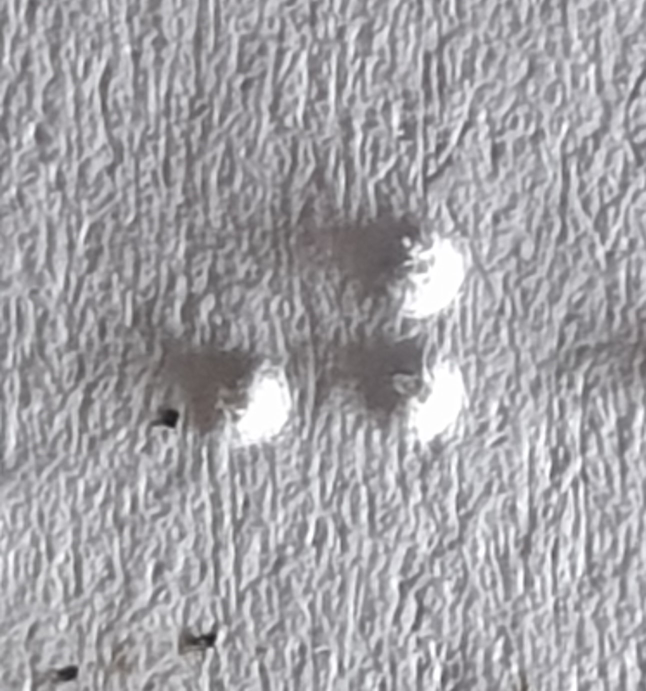
#> input picture test-images/binata_1.png, 1291 x 1381 px (shown at 1/2 size)
$ python -i preprocess.py   (imports and definitions only)   (older library calls are emulated)
#> lines starting #> are read from the running program, lines starting #| are printed output that depends on the picture; after the words box and inside, x2 and y2 are one past the last pixel; in counts of white or black regions, pixels touching at a corner belong together
#> further down, picture is the input picture: shape (1381, 1291, 3); mean B, G, R 167.2, 163, 164.4
import numpy as np
import cv2 as cv

from skimage.feature import hog
from scipy import ndimage

def hogProcess(image):
    fd, hog_image = hog(image, orientations=8, pixels_per_cell=(8,8), cells_per_block=(1, 1), visualize=True, multichannel=False)
    return hog_image

def sharpen(image):
    kernel_size = (5, 5)
    sigma = 1.0
    amount = 10.0
    threshold = 0
    blurred = cv.GaussianBlur(image, kernel_size, sigma)
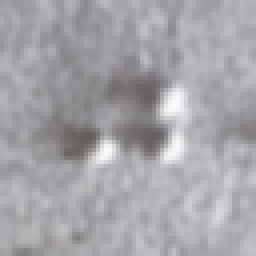
#> blurred: shape (64, 64, 3) (shown 4 times larger); mean of channels 0, 1, 2 167.8, 163.6, 165; drawn as B, G, R
    sharpened = float(amount + 1) * image - float(amount) * blurred
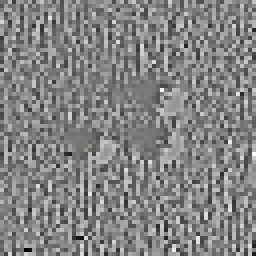
#> sharpened: shape (64, 64, 3) float64 (shown 4 times larger); mean of channels 0, 1, 2 167.5, 163.3, 164.8; drawn with min black and max white
    sharpened = np.maximum(sharpened, np.zeros(sharpened.shape))
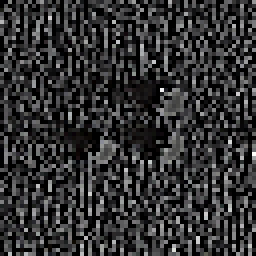
#> sharpened: shape (64, 64, 3) float64 (shown 4 times larger); mean of channels 0, 1, 2 208.7, 205.7, 206.3; drawn with min black and max white
    sharpened = np.minimum(sharpened, 255 * np.ones(sharpened.shape))
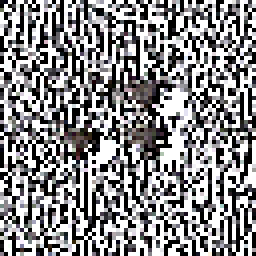
#> sharpened: shape (64, 64, 3) float64 (shown 4 times larger); mean of channels 0, 1, 2 138.6, 137.1, 137.8; drawn as B, G, R
    sharpened = sharpened.round().astype(np.uint8)
    if threshold > 0:
        low_contrast_mask = np.absolute(image - blurred) < threshold
        np.copyto(sharpened, image, where=low_contrast_mask)
    return sharpened

def process_image(image):
    image = cv.resize(image, (64, 64))

    # Sharpen image
    image = sharpen(image)

    # Convert to Grayscale
    image = cv.cvtColor(image, cv.COLOR_BGR2GRAY)
#> image: shape (64, 64)

    # Denoise image
    image = ndimage.gaussian_filter(image, 3)
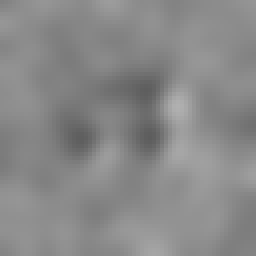
#> image: shape (64, 64) (shown 4 times larger); min 93, max 176, mean 136.5

    # Binarize image
    ret, image = cv.threshold(image, 120, 255, cv.THRESH_BINARY)
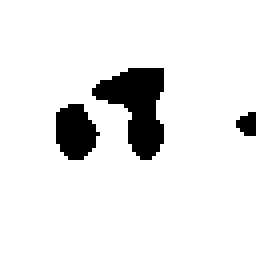
#> image: shape (64, 64) (shown 4 times larger); 91% white; 3 black regions, box (x1, y1, x2, y2) and area: (23, 17, 41, 40) 231, (14, 26, 25, 40) 113, (59, 28, 64, 34) 23

    # Get HOG features
    image = hogProcess(image)
#> in hogProcess, `fd, hog_image = hog(image, orientations=8, pixels_per_cell=(8,8), cell..`: fd = 512 values, max 1 at index 340, min 0 at index 0, mean 0.0568
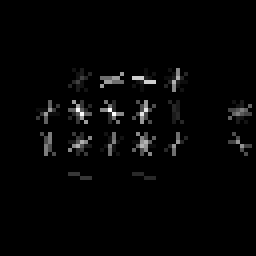
#> image: shape (64, 64) float64 (shown 4 times larger); min 0, max 73.65, mean 1.5; drawn with min black and max white

    # Convert image to array
    image = np.array(image).flatten()
#> image = 4096 values, max 73.65 at index 1755, min 0 at index 0, mean 1.5

    return image

>>> import cv2
>>> picture = cv2.imread('../test-images/binata_1.png')
>>> result = process_image(picture)
#> result has the same summary as image in process_image

$ run again, on test-images/test1.png
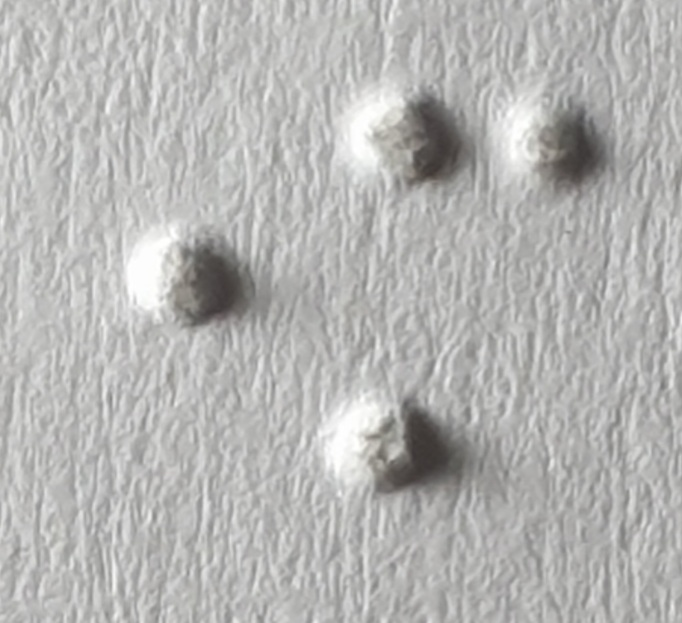
#> input picture test-images/test1.png, 682 x 623 px
#> picture is the input picture: shape (623, 682, 3); mean B, G, R 179.2, 180.9, 181.1
#> in process_image, `ret, image = cv.threshold(image, 120, 255, cv.THRESH_BINARY)`:
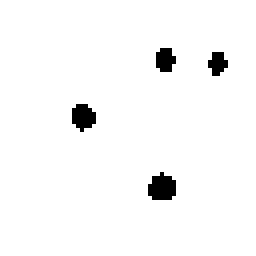
#> image: shape (64, 64) (shown 4 times larger); 97.2% white; 4 black regions, box (x1, y1, x2, y2) and area: (37, 43, 44, 50) 38, (18, 26, 24, 33) 31, (39, 12, 44, 18) 24, (52, 13, 57, 19) 21
#> fd = 512 values, max 1 at index 216, min 0 at index 0, mean 0.0494
#> in process_image, `image = hogProcess(image)`:
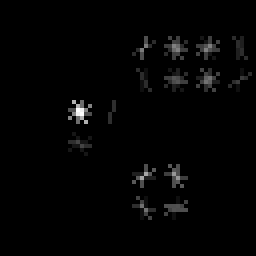
#> image: shape (64, 64) float64 (shown 4 times larger); min 0, max 65, mean 0.9; drawn with min black and max white
#> in process_image, `image = np.array(image).flatten()`: image = 4096 values, max 65 at index 1747, min 0 at index 0, mean 0.929
#> result has the same summary as image in process_image

$ run again, on test-images/test2.png
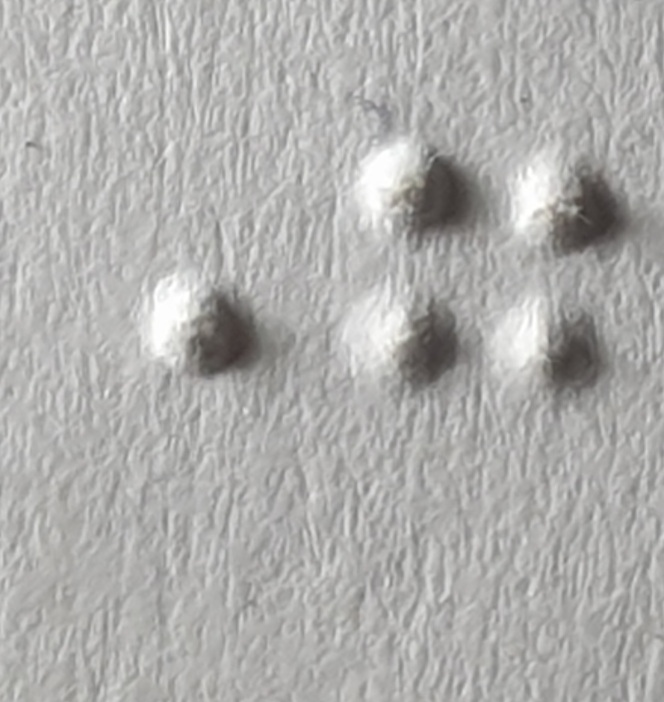
#> input picture test-images/test2.png, 664 x 702 px
#> picture is the input picture: shape (702, 664, 3); mean B, G, R 172.5, 174.4, 174.9
#> in process_image, `ret, image = cv.threshold(image, 120, 255, cv.THRESH_BINARY)`:
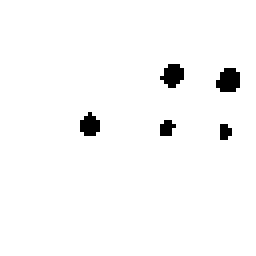
#> image: shape (64, 64) (shown 4 times larger); 97.6% white; 5 black regions (2 under 20 px), largest, box (x1, y1, x2, y2) and area: (54, 17, 60, 23) 29, (40, 16, 46, 22) 25, (20, 28, 25, 34) 22
#> fd = 512 values, max 1 at index 108, min 0 at index 0, mean 0.054
#> in process_image, `image = hogProcess(image)`:
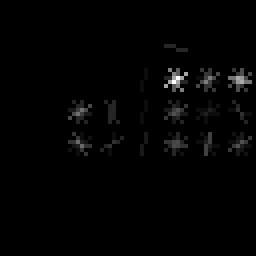
#> image: shape (64, 64) float64 (shown 4 times larger); min 0, max 78.6, mean 0.9; drawn with min black and max white
#> in process_image, `image = np.array(image).flatten()`: image = 4096 values, max 78.6 at index 1260, min 0 at index 0, mean 0.927
#> result has the same summary as image in process_image

$ run again, on test-images/test3.png
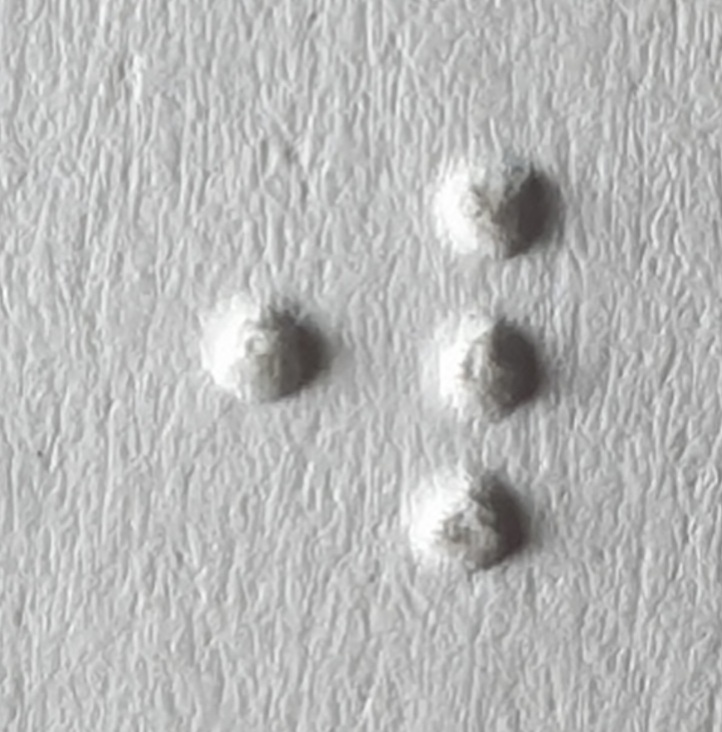
#> input picture test-images/test3.png, 722 x 732 px
#> picture is the input picture: shape (732, 722, 3); mean B, G, R 185.2, 185.6, 185.3
#> fd = 512 values, max 1 at index 108, min 0 at index 0, mean 0.0367
#> in process_image, `image = hogProcess(image)`:
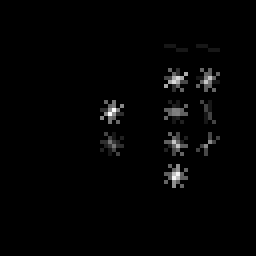
#> image: shape (64, 64) float64 (shown 4 times larger); min 0, max 42.46, mean 0.6; drawn with min black and max white
#> in process_image, `image = np.array(image).flatten()`: image = 4096 values, max 42.46 at index 1756, min 0 at index 0, mean 0.627
#> result has the same summary as image in process_image
